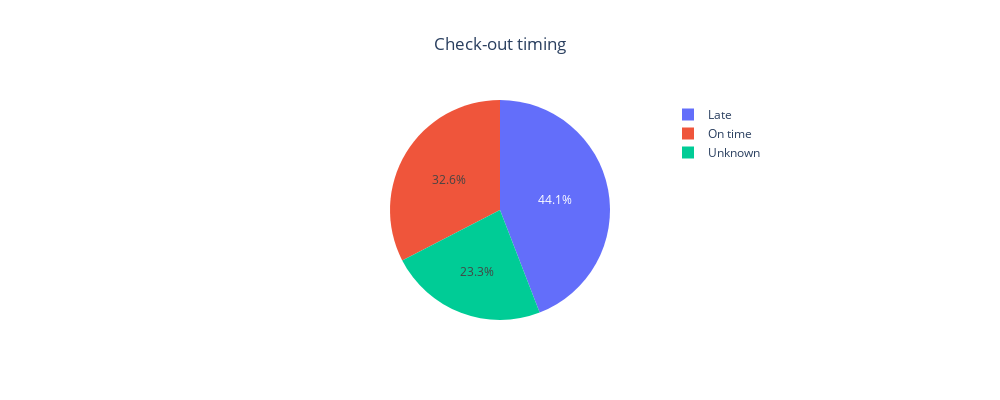

Notebook code cell kept with this figure:
### Code cell
fig = px.pie(dataset, names='delay', title= 'Check-out timing', width = 1000, height=400)
fig.update_layout(title_x=0.5, legend=dict(x= 0.7))
fig.show();

### Figure 1 — Plotly figure (JSON) as saved in the notebook; plotly's stock layout.template omitted (floating-point values rounded to 4 significant figures; data arrays with more than 128 entries replaced by an {"elided": "..."} marker saying what was removed)
{"data": [{"domain": {"x": [0, 1], "y": [0, 1]}, "hovertemplate": "delay=%{label}<extra></extra>", "labels": {"elided": "21310 str values"}, "legendgroup": "", "name": "", "showlegend": true, "type": "pie"}], "layout": {"height": 400, "legend": {"tracegroupgap": 0, "x": 0.7}, "title": {"text": "Check-out timing", "x": 0.5}, "width": 1000}}
